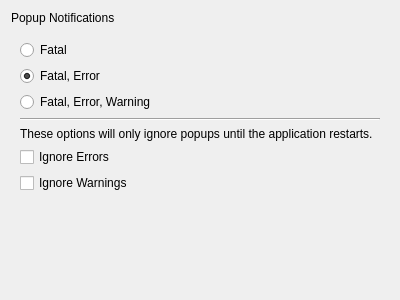
<?xml version="1.0" encoding="UTF-8"?>
<ui version="4.0">
 <class>WkfLogNotificationsPrefWidget</class>
 <widget class="QWidget" name="WkfLogNotificationsPrefWidget">
  <property name="geometry">
   <rect>
    <x>0</x>
    <y>0</y>
    <width>400</width>
    <height>300</height>
   </rect>
  </property>
  <property name="windowTitle">
   <string>Notifications</string>
  </property>
  <layout class="QVBoxLayout" name="verticalLayout_2">
   <item>
    <widget class="QLabel" name="label_2">
     <property name="text">
      <string>Popup Notifications</string>
     </property>
    </widget>
   </item>
   <item>
    <widget class="QFrame" name="notificationsBox">
     <property name="frameShape">
      <enum>QFrame::NoFrame</enum>
     </property>
     <layout class="QVBoxLayout" name="verticalLayout">
      <item>
       <widget class="QRadioButton" name="notificationLevel1">
        <property name="text">
         <string>Fatal</string>
        </property>
       </widget>
      </item>
      <item>
       <widget class="QRadioButton" name="notificationLevel2">
        <property name="text">
         <string>Fatal, Error</string>
        </property>
        <property name="checked">
         <bool>true</bool>
        </property>
       </widget>
      </item>
      <item>
       <widget class="QRadioButton" name="notificationLevel3">
        <property name="text">
         <string>Fatal, Error, Warning</string>
        </property>
       </widget>
      </item>
      <item>
       <widget class="Line" name="line">
        <property name="orientation">
         <enum>Qt::Horizontal</enum>
        </property>
       </widget>
      </item>
      <item>
       <widget class="QLabel" name="label">
        <property name="text">
         <string>These options will only ignore popups until the application restarts.</string>
        </property>
        <property name="wordWrap">
         <bool>true</bool>
        </property>
       </widget>
      </item>
      <item>
       <widget class="QCheckBox" name="ignoreErrors">
        <property name="text">
         <string>Ignore Errors</string>
        </property>
       </widget>
      </item>
      <item>
       <widget class="QCheckBox" name="ignoreWarnings">
        <property name="text">
         <string>Ignore Warnings</string>
        </property>
       </widget>
      </item>
     </layout>
    </widget>
   </item>
   <item>
    <spacer name="verticalSpacer">
     <property name="orientation">
      <enum>Qt::Vertical</enum>
     </property>
     <property name="sizeHint" stdset="0">
      <size>
       <width>20</width>
       <height>40</height>
      </size>
     </property>
    </spacer>
   </item>
  </layout>
 </widget>
 <resources/>
 <connections/>
</ui>
